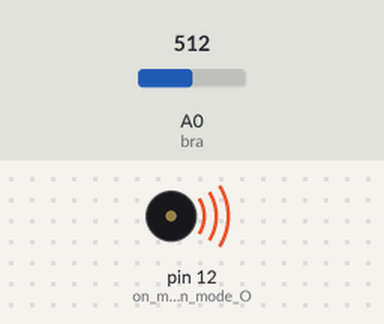
Bench run of a sketch on a simulated Arduino Uno, built with avr-gcc and run on an emulated ATmega328P. On the bench: buzzer (waves = sounding). Inputs (shaded band) come from the test bench; at power-on: A0 (bra) = 512.

Above: at 0.5 s.
Timing chart, 0 to 10.4 s (numbered marks = the images above):
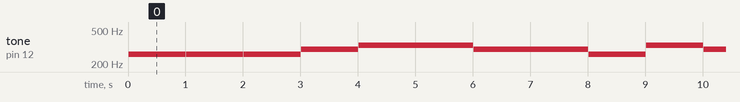

The sketch:

Buzzer.ino
```cpp
// les constantes des fréquences de base
const char DON = 65;
const char DOD = 69;
const char REN = 74;
const char RED = 78;
const char MIN = 83;
const char FAN = 87;
const char FAD = 93;
const char SON = 98;
const char SOD = 104;
const char LAN = 110;
const char LAD = 117;
const char SIN = 123;
const int bra = A0;
const int LimiteB =600;
const int LimiteH = 944;
//Le tableau pour la mélodie
char auClair[11][3]={
  DON, 2, 2,
    DON, 2, 2,
    DON, 2, 2,
    REN, 2, 2,
    MIN, 4, 2,
    REN, 4, 2,
    DON, 2, 2,
    MIN, 2, 2,
    REN, 2, 2,
    REN, 2, 2,
    DON, 8, 2

};
int dureeBase=500; //on fixe la durée de basse à 500 millisecondes
unsigned long tempsDep; // variable pour le temps de départ
unsigned long tempsAct; // variable pour le temps actuel
int duree; //variable pour la durée d'attente de la note en cours
int n=0; // position dans le tableau de mélodie
int Frequence = 0;
int va= 0;
void setup(){
  pinMode(12,OUTPUT);//on met le pin 3 en mode OUTPUT
  tempsDep=millis(); // on initialise le temps de départ au temps Arduino
  duree=0; //on initialise l'attente à 0
}

void loop(){

  tempsAct=millis(); // on récupère le temps Arduino
  if (tempsAct-tempsDep>=duree){ // on regarde si le temps est écoulé
    noTone(12); // on stoppe le son
    delay(10); // délay pour l'attaque du son
    joueNote(auClair[n][0],auClair[n][2]); // on appelle la fonction qui joue la bonne note
    duree=dureeBase*auClair[n][1]; // on fixe la duree d'attente
    tempsDep=tempsAct; //on initialise le temps de départ
    n++; // on incrémente la position dans le tableau
    if (n>10) // on teste si on dépasse la fin du tableau
      n=0; // on revient au début du tableau

  }


  va = analogRead(bra);
  Frequence = map(bra, LimiteB, LimiteH, 50, 4000);
   Serial.print(Frequence);
  // on peut placer ici du code à excécuter en attendant
  // il faut bien-sûr ne pas utiliser la fonction delay() ;)
}

// fonction de calcul de la fréquence en fonction de l'octave
void joueNote(int nt,int oc){
  tone(12,nt*pow(2,oc)); //on joue la note à la bonne fréquence
}
```

Measured:
- by itself, tone on pin 12 (on_met_le_pin_3_en_mode_O): plays 260 Hz for 0.99 s, 260 Hz for 0.99 s, 260 Hz for 0.99 s, 296 Hz for 0.99 s, 332 Hz for 2.0 s, 296 Hz for 2.0 s … (90 notes in this stretch)
